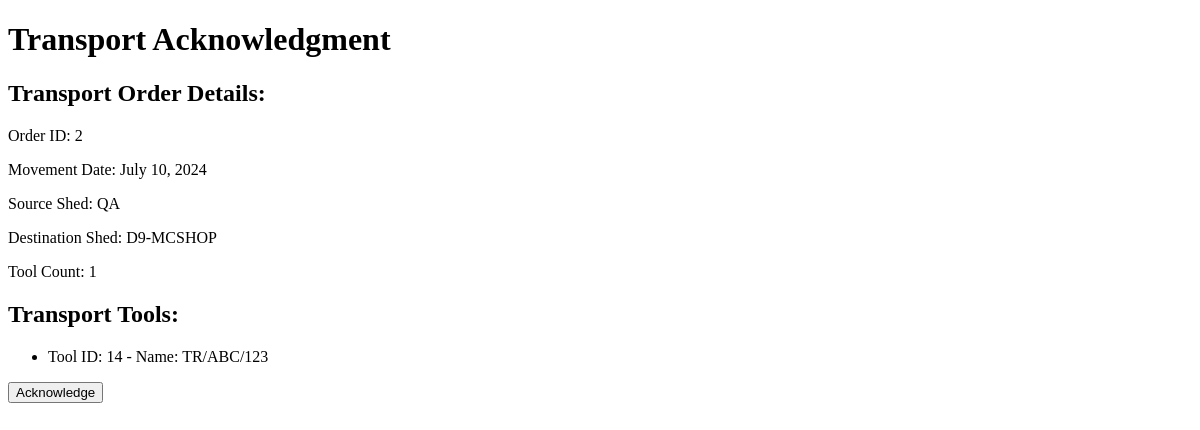
Before: /transport/2/acknowledge/ with the older database file.
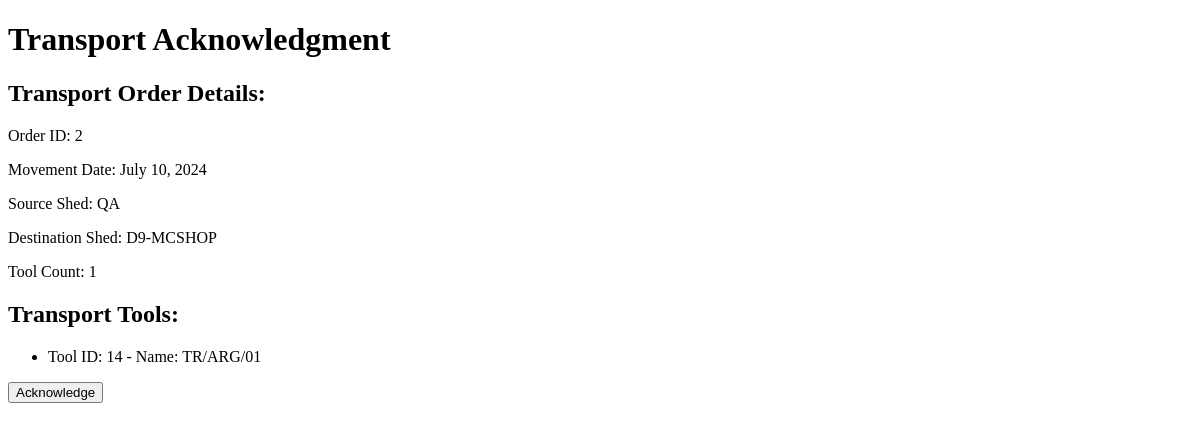
After: the same page with the newer database file.
### app1/models.py (models this page shows, shortened)
class TransportTools(models.Model):
    transporttool_id = models.AutoField(primary_key=True)
    transport = models.ForeignKey(TransportOrder, on_delete=models.CASCADE)
    tool = models.ForeignKey(InstrumentModel, on_delete=models.SET_NULL, null=True)
    tool_movement_remarks = models.TextField(default="Transport Tool", blank=True, null=True)
    acknowledgment = models.BooleanField(default=False)
    class Meta:
        unique_together = ('transport', 'tool')

class InstrumentModel(models.Model):
    instrument_no = models.AutoField(primary_key=True)
    instrument_name = models.CharField(max_length=32)
    manufacturer_name = models.CharField(max_length=32, blank=True, null=True, default=None)
    year_of_purchase = models.DateField(blank=True, null=True)
    gst = models.SmallIntegerField(default=18, blank=True, null=True)
    description = models.CharField(max_length=160, blank=True, null=True, default=None)
    instrument_range = models.CharField(max_length=16, blank=True, null=True, default=None)
    least_count = models.CharField(max_length=8, blank=True, null=True, default=None)
    type_of_tool = models.ForeignKey(InstrumentGroupMaster, on_delete=models.SET_NULL, null=True, blank=True, default=1)
    calibration_frequency = models.IntegerField(default=365, blank=True, null=True)
    service_status = models.BooleanField(default=False)
    current_shed = models.ForeignKey(ShedDetails, on_delete=models.SET_NULL, null=True, default=1, blank=True)
    notification_date = models.DateField(null=True, blank=True, default=now)
    class Meta:
        unique_together = ('instrument_name',)

### app1/views.py (the view, shortened to what this page needs)
# urls.py: path('transport/<int:order_id>/acknowledge/', TransportAcknowledgmentView.as_view(), name='transport_acknowledge'),
@method_decorator(csrf_exempt, name='dispatch')
class TransportAcknowledgmentView(View):
    def get(self, request, order_id):
        transport_order = get_object_or_404(TransportOrder, pk=order_id)
        return render(request, 'app1/transport_acknowledge.html', {'transport_order': transport_order})

### app1/models.py (called while the page is built)
    def __str__(self):
        return f"{self.name}"

### app1/templates/app1/transport_acknowledge.html (shortened to what this page needs)
<!DOCTYPE html>
<html lang="en">
<head>
</head>
<body>
    <h1>Transport Acknowledgment</h1>
    <h2>Transport Order Details:</h2>
    <p>Order ID: {{ transport_order.movement_id }}</p>
    <p>Movement Date: {{ transport_order.movement_date }}</p>
    <p>Source Shed: {{ transport_order.source_shed }}</p>
    <p>Destination Shed: {{ transport_order.destination_shed }}</p>
    <p>Tool Count: {{ transport_order.tool_count }}</p>
    <h2>Transport Tools:</h2>
    <ul>
        {% for tool in transport_order.transporttools_set.all %}
            <li>Tool ID: {{ tool.tool.instrument_no }} - Name: {{ tool.tool.instrument_name }}</li>
        {% endfor %}
    </ul>
    <form method="post">
        <input type="submit" value="Acknowledge">
    </form>
</body>
</html>

Changed rows visible on the page:
changed through a linked row, TransportTools: tool.instrument_name "TR/ABC/123" → "TR/ARG/01"
